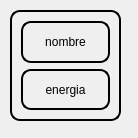
<?xml version="1.0" encoding="UTF-8"?>
<ui version="4.0">
 <class>CartaWidget</class>
 <widget class="QWidget" name="CartaWidget">
  <property name="geometry">
   <rect>
    <x>0</x>
    <y>0</y>
    <width>138</width>
    <height>138</height>
   </rect>
  </property>
  <property name="windowTitle">
   <string>Form</string>
  </property>
  <property name="styleSheet">
   <string notr="true">QFrame
{
    background-color: transparent;
    border: 2px solid black;
    border-radius: 10px;
}

QFrame:hover
{
    border: 3px solid #2E86DE;
}</string>
  </property>
  <widget class="QFrame" name="frame">
   <property name="geometry">
    <rect>
     <x>10</x>
     <y>10</y>
     <width>111</width>
     <height>111</height>
    </rect>
   </property>
   <property name="styleSheet">
    <string notr="true"/>
   </property>
   <property name="frameShape">
    <enum>QFrame::Shape::StyledPanel</enum>
   </property>
   <property name="frameShadow">
    <enum>QFrame::Shadow::Raised</enum>
   </property>
   <layout class="QVBoxLayout" name="verticalLayout">
    <item>
     <widget class="QLabel" name="nombreTipo">
      <property name="text">
       <string>nombre</string>
      </property>
      <property name="scaledContents">
       <bool>false</bool>
      </property>
      <property name="alignment">
       <set>Qt::AlignmentFlag::AlignCenter</set>
      </property>
      <property name="wordWrap">
       <bool>false</bool>
      </property>
     </widget>
    </item>
    <item>
     <widget class="QLabel" name="cantidadEnergia">
      <property name="autoFillBackground">
       <bool>false</bool>
      </property>
      <property name="text">
       <string>energia</string>
      </property>
      <property name="scaledContents">
       <bool>false</bool>
      </property>
      <property name="alignment">
       <set>Qt::AlignmentFlag::AlignCenter</set>
      </property>
      <property name="wordWrap">
       <bool>false</bool>
      </property>
     </widget>
    </item>
   </layout>
  </widget>
 </widget>
 <resources/>
 <connections/>
</ui>
